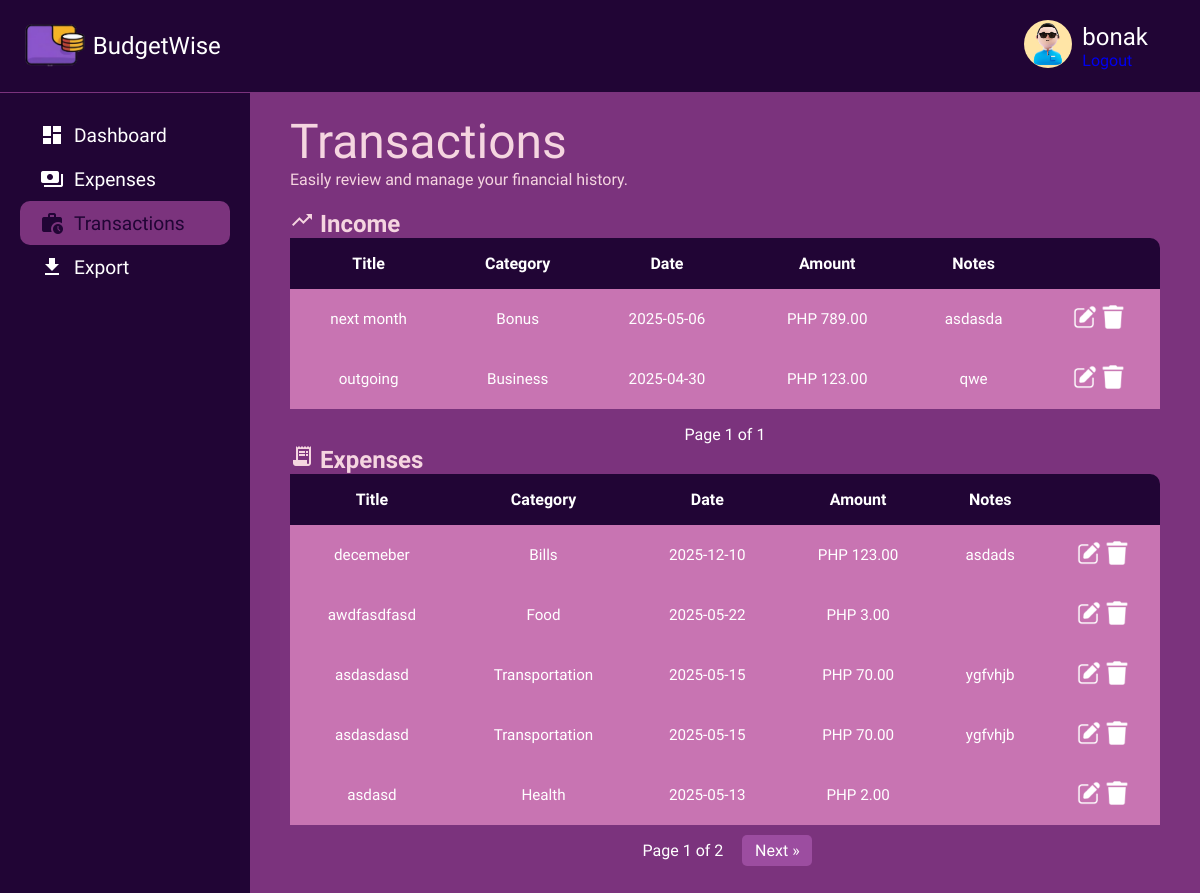
The page /finance/ (signed in) on the database as committed earlier.
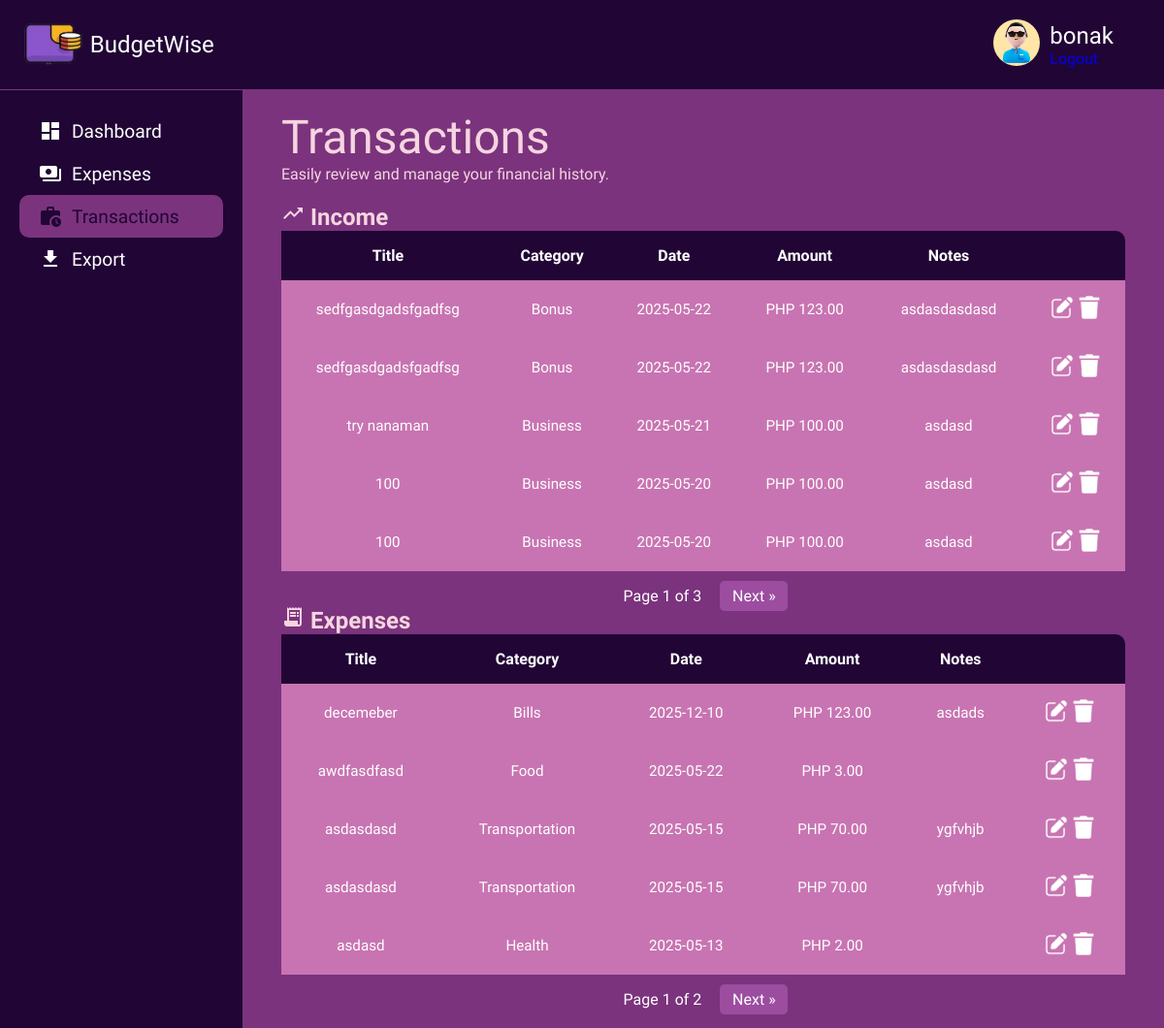
The same page on the database as committed later.
### finance/models.py (models this page shows, shortened)
class Entry(models.Model):
    ENTRY_TYPE_CHOICES = [
        ('income', 'Income'),
        ('expense', 'Expense'),
    ]
    user = models.ForeignKey(settings.AUTH_USER_MODEL, on_delete=models.CASCADE)
    title = models.CharField(max_length=200)
    amount = models.DecimalField(max_digits=10, decimal_places=2)
    date = models.DateField()
    entry_type = models.CharField(max_length=7, choices=ENTRY_TYPE_CHOICES)
    category = models.ForeignKey(Category, on_delete=models.SET_NULL, null=True, blank=True)
    notes = models.TextField(blank=True, null=True)

class Category(models.Model):
    EXPENSE_CATEGORIES = [
        ('grocery', 'Grocery'),
        ('health', 'Health'),
        ('gifts', 'Gifts'),
        ('transportation', 'Transportation'),
        ('food', 'Food'),
        ('eating_out', 'Eating Out'),
        ('bills', 'Bills'),
    ]
    INCOME_CATEGORIES = [
        ('salary', 'Salary'),
        ('bonus', 'Bonus'),
        ('business', 'Business'),
    ]
    CATEGORY_TYPES = [
        ('expense', 'Expense'),
        ('income', 'Income'),
    ]
    user = models.ForeignKey(settings.AUTH_USER_MODEL, on_delete=models.CASCADE, null=True, blank=True)
    name = models.CharField(max_length=100)
    category_type = models.CharField(max_length=7, choices=CATEGORY_TYPES)
    is_default = models.BooleanField(default=False)

### finance/views.py (the view)
# urls.py: path('', transaction, name='entry-list'),
@never_cache
@login_required
def transaction(request):
    income_entries = Entry.objects.filter(user=request.user, entry_type='income').order_by('-date')
    expense_entries = Entry.objects.filter(user=request.user, entry_type='expense').order_by('-date')
    income_page = paginate_entries(income_entries, request, 'income_page')
    expense_page = paginate_entries(expense_entries, request, 'expense_page')
    return render(request, 'finance/transaction.html', {
        'income_page': income_page,
        'expense_page': expense_page,
    })

### finance/views.py (called while the page is built)
def paginate_entries(entries, request, page_param):
    paginator = Paginator(entries, 5)
    page_number = request.GET.get(page_param)
    try:
        return paginator.get_page(page_number)
    except Exception:
        return paginator.get_page(1)

### finance/templates/finance/transaction.html (shortened to what the changed rows need)
{% load static %}
<!DOCTYPE html>
<html lang="en">
  <head>
    <link
      rel="stylesheet"
      href="{% static 'pages/transaction/transaction.css' %}"
    />
    <link rel="stylesheet" href="{% static 'css/colors.css' %}" />
  </head>
  <body>
    <div class="container">
      <div class="main-content">
        <div class="welcome-message">
          <h1>Transactions</h1>
        </div>
        <br />
        <div class="transactions-card">
          <h2><span class="material-icons">trending_up</span> Income</h2>
          <table>
            <thead>
              <tr>
                <th>Title</th>
                <th>Category</th>
                <th>Date</th>
                <th>Amount</th>
                <th>Notes</th>
              </tr>
            </thead>
            <tbody>
              {% for entry in income_page %}
              <tr>
                <td>{{ entry.title }}</td>
                <td>{{ entry.category.name }}</td>
                <td>{{ entry.date|date:"Y-m-d" }}</td>
                <td>PHP {{ entry.amount }}</td>
                <td>{{ entry.notes }}</td>
                <td class="actions">
                  <a onclick="openEntryModal({{ entry.id }})">
                    <img src="{% static 'pics/edit.png' %}" alt="Edit Icon" />
                  </a>
                  <a
                    onclick="openDeleteModal('{{ entry.title }}', '{% url 'finance:entry-delete' entry.id %}')"
                  >
                    <img
                      src="{% static 'pics/trash.png' %}"
                      alt="Delete Icon"
                    />
                  </a>
                </td>
              </tr>
              {% empty %}
              <tr class="no-entry">
                <td colspan="6">No income entries found.</td>
              </tr>
              {% endfor %}
            </tbody>
          </table>
          <div class="transaction-pagination">
            <span
              >Page {{ income_page.number }} of
              {{income_page.paginator.num_pages }}</span
            >
            {% if income_page.has_next %}
            <a href="?income_page={{ income_page.next_page_number }}"
              >Next &raquo;</a
            >
            {% endif %}
          </div>
        </div>
        <div class="transactions-card">
          <h2><span class="material-icons">receipt_long</span> Expenses</h2>
          <table>
            <thead>
              <tr>
                <th>Title</th>
                <th>Category</th>
                <th>Date</th>
                <th>Amount</th>
                <th>Notes</th>
              </tr>
            </thead>
            <tbody>
              {% for entry in expense_page %}
              <tr>
                <td>{{ entry.title }}</td>
                <td>{{ entry.category.name }}</td>
                <td>{{ entry.date|date:"Y-m-d" }}</td>
                <td>PHP {{ entry.amount }}</td>
                <td>{{ entry.notes }}</td>
                <td class="actions">
                  <a onclick="openEntryModal({{ entry.id }})">
                    <img src="{% static 'pics/edit.png' %}" alt="Edit Icon" />
                  </a>
                  <a
                    onclick="openDeleteModal('{{ entry.title }}', '{% url 'finance:entry-delete' entry.id %}')"
                  >
                    <img
                      src="{% static 'pics/trash.png' %}"
                      alt="Delete Icon"
                    />
                  </a>
                </td>
              </tr>
              {% empty %}
              <tr class="no-entry">
                <td colspan="6">No expense entries found.</td>
              </tr>
              {% endfor %}
            </tbody>
          </table>
        </div>
      </div>
    </div>
  </body>
</html>

Rows that differ between the two databases and show on the page:
no longer on this page (row unchanged): Entry: title "next month", category.name "Bonus", date "2025-05-06", amount "789.00", notes "asdasda", shown under "Income"
no longer on this page (row unchanged): Entry: title "outgoing", category.name "Business", date "2025-04-30", amount "123.00", notes "qwe", shown under "Income"
added Entry: title "sedfgasdgadsfgadfsg", category.name "Bonus", date "2025-05-22", amount "123.00", notes "asdasdasdasd", shown under "Income"
added Entry: title "sedfgasdgadsfgadfsg", category.name "Bonus", date "2025-05-22", amount "123.00", notes "asdasdasdasd", shown under "Income"
added Entry: title "try nanaman", category.name "Business", date "2025-05-21", amount "100.00", notes "asdasd", shown under "Income"
added Entry: title "100", category.name "Business", date "2025-05-20", amount "100.00", notes "asdasd", shown under "Income"
added Entry: title "100", category.name "Business", date "2025-05-20", amount "100.00", notes "asdasd", shown under "Income"
Other text that changed with them:
{{ income_page.paginator.num_pages }}: "1" → "3"
text now shown: "Next »"
